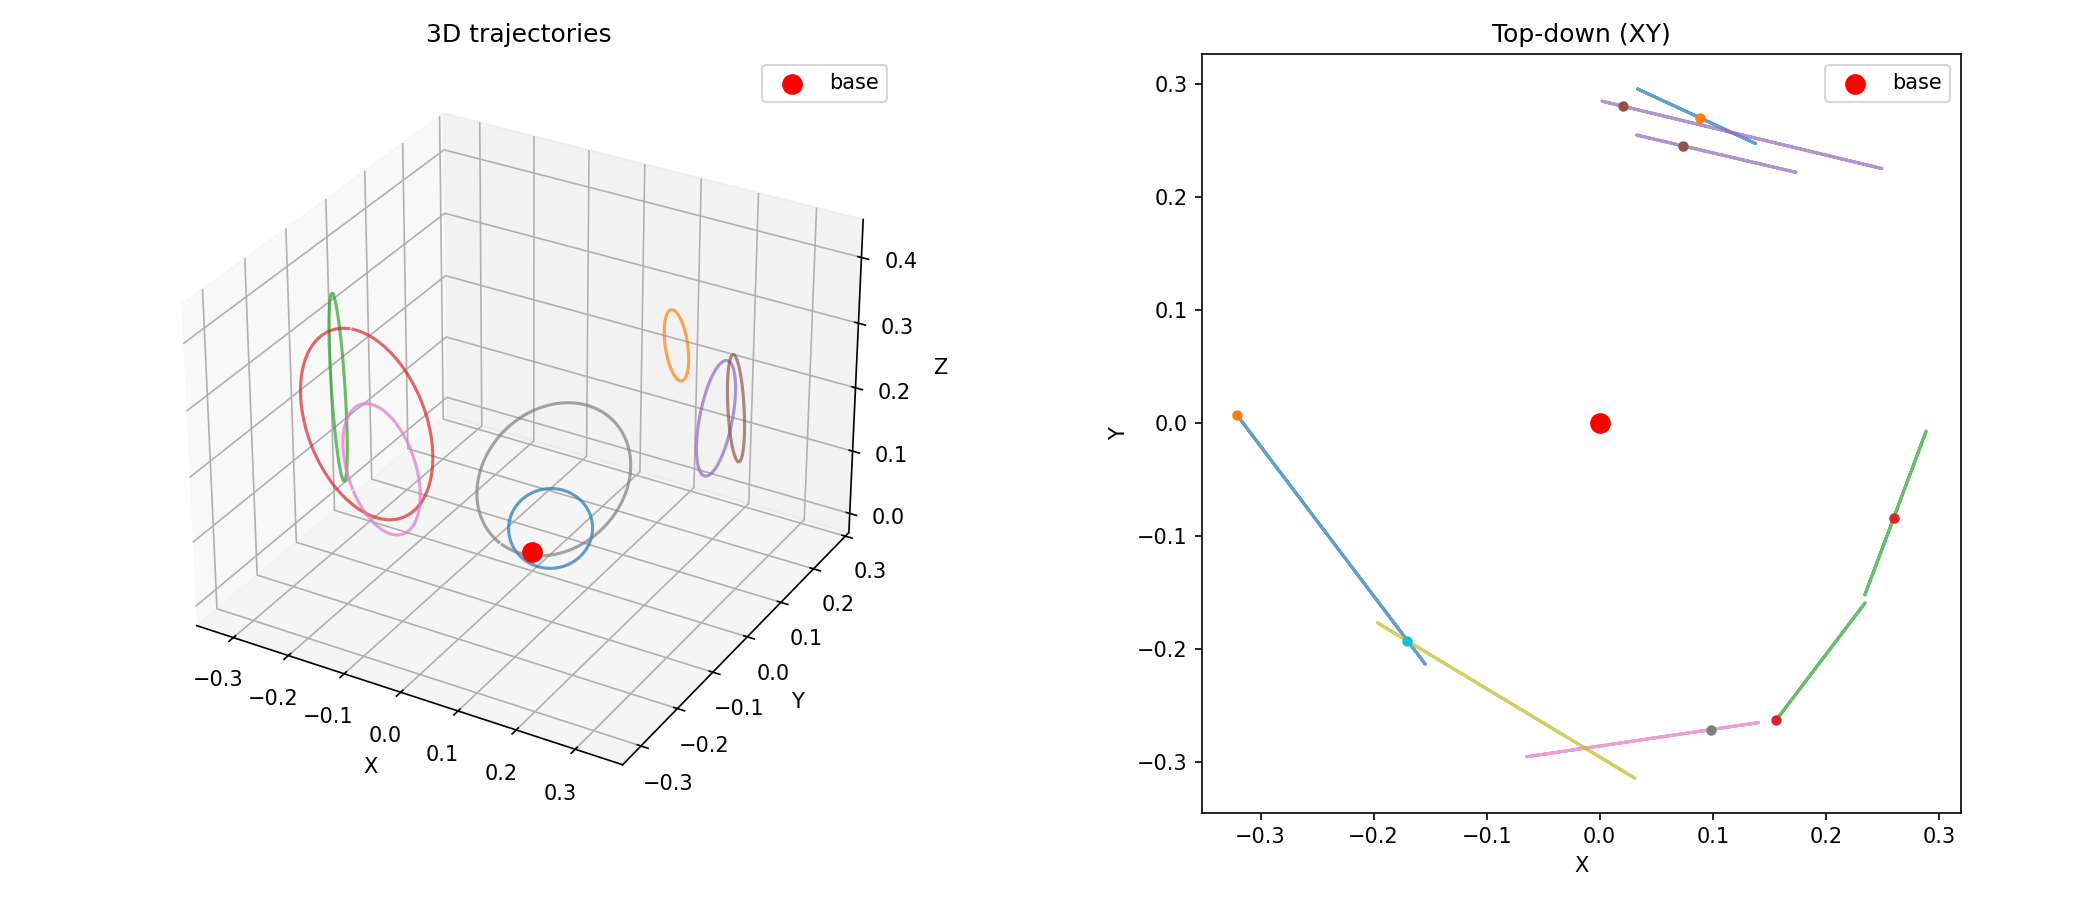

The script that saved this image:
import numpy as np
import matplotlib.pyplot as plt

MAX_EPISODE_LENGTH = 100


def get_trajectory(t=100, base_pos=np.zeros(3)):
    dist = np.random.uniform(0.25, 0.3)
    dy   = np.random.uniform(-0.1, 0.1)
    phi  = np.random.uniform(-np.pi, np.pi)
    psi  = np.random.uniform(-np.pi, np.pi)
    r    = np.random.uniform(0.05, 0.15)
    dz   = r + np.random.uniform(0.15, 0.20)

    cx = base_pos[0] + dist * np.cos(psi) - dy * np.sin(psi)
    cy = base_pos[1] + dist * np.sin(psi) + dy * np.cos(psi)
    cz = base_pos[2] + dz
    omega = 2 * np.pi / MAX_EPISODE_LENGTH

    steps    = np.arange(t)
    local_y  = r * np.cos(omega * steps + phi)
    local_z  = r * np.sin(omega * steps + phi)
    xs = cx - local_y * np.sin(psi)
    ys = cy + local_y * np.cos(psi)
    zs = cz + local_z
    return np.stack([xs, ys, zs], axis=1)


N = 8
fig = plt.figure(figsize=(14, 6))

# --- 3D view ---
ax3d = fig.add_subplot(1, 2, 1, projection="3d")
for _ in range(N):
    traj = get_trajectory()
    ax3d.plot(traj[:, 0], traj[:, 1], traj[:, 2], alpha=0.7)
ax3d.scatter([0], [0], [0], c="red", s=80, zorder=5, label="base")
ax3d.set_xlabel("X"); ax3d.set_ylabel("Y"); ax3d.set_zlabel("Z")
ax3d.set_title("3D trajectories")
ax3d.legend()

# --- Top-down XY view ---
ax2d = fig.add_subplot(1, 2, 2)
for _ in range(N):
    traj = get_trajectory()
    ax2d.plot(traj[:, 0], traj[:, 1], alpha=0.7)
    ax2d.plot(traj[0, 0], traj[0, 1], "o", markersize=4)   # start marker
ax2d.scatter([0], [0], c="red", s=80, zorder=5, label="base")
ax2d.set_aspect("equal")
ax2d.set_xlabel("X"); ax2d.set_ylabel("Y")
ax2d.set_title("Top-down (XY)")
ax2d.legend()

plt.tight_layout()
plt.savefig("trajectory_test.png", dpi=150)
plt.show()
